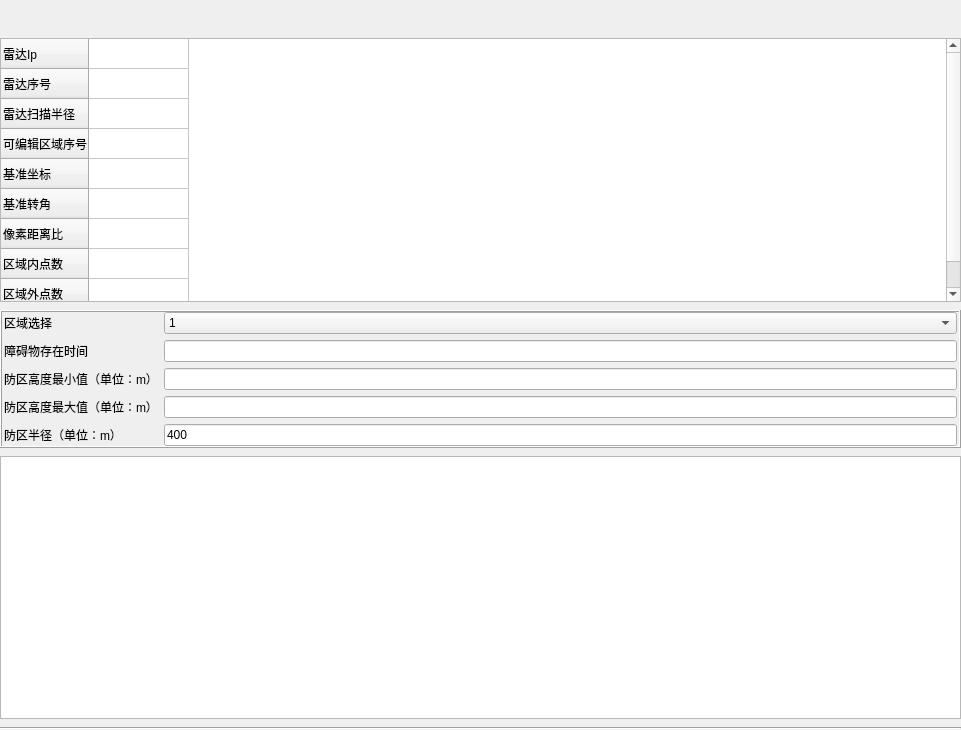
<?xml version="1.0" encoding="UTF-8"?>
<ui version="4.0">
 <class>SetROI</class>
 <widget class="QWidget" name="SetROI">
  <property name="geometry">
   <rect>
    <x>0</x>
    <y>0</y>
    <width>961</width>
    <height>730</height>
   </rect>
  </property>
  <property name="windowTitle">
   <string>Form</string>
  </property>
  <layout class="QGridLayout" name="gridLayout">
   <property name="leftMargin">
    <number>0</number>
   </property>
   <property name="topMargin">
    <number>0</number>
   </property>
   <property name="rightMargin">
    <number>0</number>
   </property>
   <property name="bottomMargin">
    <number>0</number>
   </property>
   <property name="horizontalSpacing">
    <number>0</number>
   </property>
   <item row="0" column="0">
    <layout class="QVBoxLayout" name="verticalLayout_2">
     <property name="spacing">
      <number>8</number>
     </property>
     <item>
      <widget class="ChildTitleBar" name="widget" native="true">
       <property name="minimumSize">
        <size>
         <width>0</width>
         <height>30</height>
        </size>
       </property>
       <property name="maximumSize">
        <size>
         <width>16777215</width>
         <height>30</height>
        </size>
       </property>
      </widget>
     </item>
     <item>
      <layout class="QHBoxLayout" name="horizontalLayout_2" stretch="1,4">
       <item>
        <layout class="QVBoxLayout" name="verticalLayout" stretch="2,1,2">
         <item>
          <widget class="QTableWidget" name="tableWidget">
           <property name="dragEnabled">
            <bool>true</bool>
           </property>
           <attribute name="horizontalHeaderVisible">
            <bool>false</bool>
           </attribute>
           <row>
            <property name="text">
             <string>雷达Ip</string>
            </property>
           </row>
           <row>
            <property name="text">
             <string>雷达序号</string>
            </property>
           </row>
           <row>
            <property name="text">
             <string>雷达扫描半径</string>
            </property>
           </row>
           <row>
            <property name="text">
             <string>可编辑区域序号</string>
            </property>
           </row>
           <row>
            <property name="text">
             <string>基准坐标</string>
            </property>
           </row>
           <row>
            <property name="text">
             <string>基准转角</string>
            </property>
           </row>
           <row>
            <property name="text">
             <string>像素距离比</string>
            </property>
           </row>
           <row>
            <property name="text">
             <string>区域内点数</string>
            </property>
           </row>
           <row>
            <property name="text">
             <string>区域外点数</string>
            </property>
           </row>
           <column>
            <property name="text">
             <string>属性</string>
            </property>
            <property name="textAlignment">
             <set>AlignCenter</set>
            </property>
           </column>
          </widget>
         </item>
         <item>
          <widget class="QFrame" name="frame_edit">
           <property name="frameShape">
            <enum>QFrame::Box</enum>
           </property>
           <property name="frameShadow">
            <enum>QFrame::Raised</enum>
           </property>
           <layout class="QGridLayout" name="gridLayout_2">
            <property name="leftMargin">
             <number>2</number>
            </property>
            <property name="topMargin">
             <number>0</number>
            </property>
            <property name="rightMargin">
             <number>2</number>
            </property>
            <property name="bottomMargin">
             <number>0</number>
            </property>
            <item row="0" column="1">
             <widget class="QComboBox" name="comboBox">
              <item>
               <property name="text">
                <string>1</string>
               </property>
              </item>
              <item>
               <property name="text">
                <string>2</string>
               </property>
              </item>
              <item>
               <property name="text">
                <string>3</string>
               </property>
              </item>
             </widget>
            </item>
            <item row="0" column="0">
             <widget class="QLabel" name="label">
              <property name="text">
               <string>区域选择</string>
              </property>
             </widget>
            </item>
            <item row="3" column="0">
             <widget class="QLabel" name="label_4">
              <property name="text">
               <string>防区高度最大值（单位：m）</string>
              </property>
             </widget>
            </item>
            <item row="1" column="1">
             <widget class="QLineEdit" name="lineEdit_times"/>
            </item>
            <item row="2" column="0">
             <widget class="QLabel" name="label_3">
              <property name="text">
               <string>防区高度最小值（单位：m）</string>
              </property>
             </widget>
            </item>
            <item row="3" column="1">
             <widget class="QLineEdit" name="lineEdit_Area_height_max"/>
            </item>
            <item row="1" column="0">
             <widget class="QLabel" name="label_2">
              <property name="text">
               <string>障碍物存在时间</string>
              </property>
             </widget>
            </item>
            <item row="2" column="1">
             <widget class="QLineEdit" name="lineEdit_Area_height_min"/>
            </item>
            <item row="4" column="1">
             <widget class="QLineEdit" name="lineEdit">
              <property name="text">
               <string>400</string>
              </property>
             </widget>
            </item>
            <item row="4" column="0">
             <widget class="QLabel" name="label_5">
              <property name="text">
               <string>防区半径（单位：m）</string>
              </property>
             </widget>
            </item>
           </layout>
          </widget>
         </item>
         <item>
          <widget class="QTableWidget" name="tableWidget_2">
           <property name="dragEnabled">
            <bool>false</bool>
           </property>
           <attribute name="horizontalHeaderVisible">
            <bool>false</bool>
           </attribute>
           <column>
            <property name="text">
             <string>X</string>
            </property>
           </column>
           <column>
            <property name="text">
             <string>Y</string>
            </property>
           </column>
          </widget>
         </item>
        </layout>
       </item>
       <item>
        <layout class="QHBoxLayout" name="horizontalLayout"/>
       </item>
      </layout>
     </item>
     <item>
      <widget class="Line" name="line">
       <property name="orientation">
        <enum>Qt::Horizontal</enum>
       </property>
      </widget>
     </item>
    </layout>
   </item>
  </layout>
 </widget>
 <customwidgets>
  <customwidget>
   <class>ChildTitleBar</class>
   <extends>QWidget</extends>
   <header location="global">childtitlebar.h</header>
   <container>1</container>
  </customwidget>
 </customwidgets>
 <resources/>
 <connections/>
</ui>
